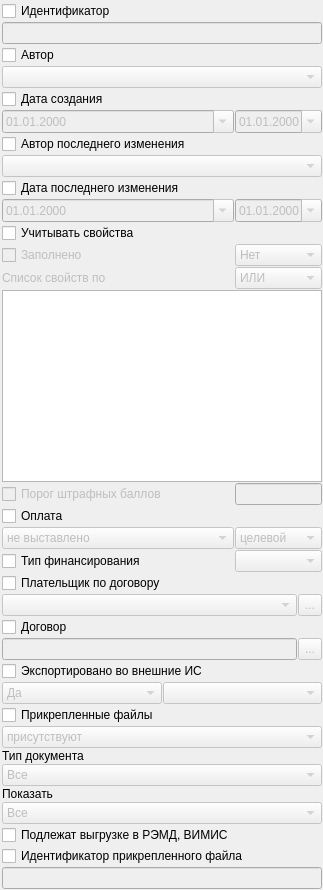
                <widget class="QWidget" name="scrollAreaWidgetContents_6">
                 <property name="geometry">
                  <rect>
                   <x>0</x>
                   <y>0</y>
                   <width>296</width>
                   <height>816</height>
                  </rect>
                 </property>
                 <layout class="QGridLayout" name="gridLayout_24">
                  <property name="leftMargin">
                   <number>2</number>
                  </property>
                  <property name="topMargin">
                   <number>1</number>
                  </property>
                  <property name="rightMargin">
                   <number>1</number>
                  </property>
                  <property name="bottomMargin">
                   <number>1</number>
                  </property>
                  <property name="spacing">
                   <number>1</number>
                  </property>
                  <item row="17" column="0">
                   <widget class="QComboBox" name="cmpFilterActionPayStatusCode">
                    <property name="enabled">
                     <bool>false</bool>
                    </property>
                    <property name="sizePolicy">
                     <sizepolicy hsizetype="Ignored" vsizetype="Fixed">
                      <horstretch>0</horstretch>
                      <verstretch>0</verstretch>
                     </sizepolicy>
                    </property>
                    <item>
                     <property name="text">
                      <string>не выставлено</string>
                     </property>
                    </item>
                    <item>
                     <property name="text">
                      <string>выставлено</string>
                     </property>
                    </item>
                    <item>
                     <property name="text">
                      <string>отказано</string>
                     </property>
                    </item>
                    <item>
                     <property name="text">
                      <string>оплачено</string>
                     </property>
                    </item>
                   </widget>
                  </item>
                  <item row="17" column="1" colspan="2">
                   <widget class="QComboBox" name="cmbFilterActionPayStatusFinance">
                    <property name="enabled">
                     <bool>false</bool>
                    </property>
                    <property name="sizePolicy">
                     <sizepolicy hsizetype="Ignored" vsizetype="Fixed">
                      <horstretch>0</horstretch>
                      <verstretch>0</verstretch>
                     </sizepolicy>
                    </property>
                    <item>
                     <property name="text">
                      <string>целевой</string>
                     </property>
                    </item>
                    <item>
                     <property name="text">
                      <string>платный</string>
                     </property>
                    </item>
                    <item>
                     <property name="text">
                      <string>ДМС</string>
                     </property>
                    </item>
                    <item>
                     <property name="text">
                      <string>ОМС</string>
                     </property>
                    </item>
                    <item>
                     <property name="text">
                      <string>бюджет</string>
                     </property>
                    </item>
                   </widget>
                  </item>
                  <item row="18" column="0">
                   <widget class="QCheckBox" name="chkFilterActionFinance">
                    <property name="text">
                     <string>Тип финансирования</string>
                    </property>
                   </widget>
                  </item>
                  <item row="16" column="0" colspan="2">
                   <widget class="QCheckBox" name="chkFilterActionPayStatus">
                    <property name="text">
                     <string>Оплата</string>
                    </property>
                   </widget>
                  </item>
                  <item row="1" column="0" colspan="3">
                   <widget class="QLineEdit" name="edtFilterActionId">
                    <property name="enabled">
                     <bool>false</bool>
                    </property>
                    <property name="maxLength">
                     <number>32767</number>
                    </property>
                   </widget>
                  </item>
                  <item row="19" column="0" colspan="3">
                   <widget class="QCheckBox" name="chkFilterActionPayer">
                    <property name="text">
                     <string>Плательщик по договору</string>
                    </property>
                   </widget>
                  </item>
                  <item row="2" column="0" colspan="2">
                   <widget class="QCheckBox" name="chkFilterActionCreatePerson">
                    <property name="text">
                     <string>Автор</string>
                    </property>
                   </widget>
                  </item>
                  <item row="18" column="1" colspan="2">
                   <widget class="CRBComboBox" name="cmbFilterActionFinance">
                    <property name="enabled">
                     <bool>false</bool>
                    </property>
                   </widget>
                  </item>
                  <item row="20" column="0" colspan="2">
                   <widget class="COrgComboBox" name="cmbFilterActionPayer">
                    <property name="enabled">
                     <bool>false</bool>
                    </property>
                   </widget>
                  </item>
                  <item row="10" column="0" colspan="3">
                   <widget class="QCheckBox" name="chkTakeIntoAccountProperty">
                    <property name="text">
                     <string>Учитывать свойства</string>
                    </property>
                   </widget>
                  </item>
                  <item row="7" column="0" colspan="3">
                   <widget class="CPersonComboBoxEx" name="cmbFilterActionModifyPerson">
                    <property name="enabled">
                     <bool>false</bool>
                    </property>
                   </widget>
                  </item>
                  <item row="6" column="0" colspan="3">
                   <widget class="QCheckBox" name="chkFilterActionModifyPerson">
                    <property name="text">
                     <string>Автор последнего изменения</string>
                    </property>
                   </widget>
                  </item>
                  <item row="5" column="0">
                   <widget class="CDateEdit" name="edtFilterActionBegCreateDate">
                    <property name="enabled">
                     <bool>false</bool>
                    </property>
                    <property name="sizePolicy">
                     <sizepolicy hsizetype="Ignored" vsizetype="Ignored">
                      <horstretch>0</horstretch>
                      <verstretch>0</verstretch>
                     </sizepolicy>
                    </property>
                    <property name="minimumSize">
                     <size>
                      <width>0</width>
                      <height>0</height>
                     </size>
                    </property>
                    <property name="maximumSize">
                     <size>
                      <width>16777215</width>
                      <height>16777215</height>
                     </size>
                    </property>
                    <property name="displayFormat">
                     <string notr="true">dd.MM.yyyy</string>
                    </property>
                    <property name="calendarPopup">
                     <bool>true</bool>
                    </property>
                   </widget>
                  </item>
                  <item row="4" column="0" colspan="2">
                   <widget class="QCheckBox" name="chkFilterActionCreateDate">
                    <property name="text">
                     <string>Дата создания</string>
                    </property>
                   </widget>
                  </item>
                  <item row="8" column="0" colspan="2">
                   <widget class="QCheckBox" name="chkFilterActionModifyDate">
                    <property name="text">
                     <string>Дата последнего изменения</string>
                    </property>
                   </widget>
                  </item>
                  <item row="0" column="0">
                   <widget class="QCheckBox" name="chkFilterActionId">
                    <property name="text">
                     <string>Идентификатор</string>
                    </property>
                   </widget>
                  </item>
                  <item row="9" column="1" colspan="2">
                   <widget class="CDateEdit" name="edtFilterActionEndModifyDate">
                    <property name="enabled">
                     <bool>false</bool>
                    </property>
                    <property name="minimumSize">
                     <size>
                      <width>0</width>
                      <height>0</height>
                     </size>
                    </property>
                    <property name="maximumSize">
                     <size>
                      <width>16777215</width>
                      <height>16777215</height>
                     </size>
                    </property>
                    <property name="displayFormat">
                     <string notr="true">dd.MM.yyyy</string>
                    </property>
                    <property name="calendarPopup">
                     <bool>true</bool>
                    </property>
                   </widget>
                  </item>
                  <item row="11" column="0">
                   <widget class="QCheckBox" name="chkFilledProperty">
                    <property name="enabled">
                     <bool>false</bool>
                    </property>
                    <property name="text">
                     <string>Заполнено</string>
                    </property>
                   </widget>
                  </item>
                  <item row="5" column="1" colspan="2">
                   <widget class="CDateEdit" name="edtFilterActionEndCreateDate">
                    <property name="enabled">
                     <bool>false</bool>
                    </property>
                    <property name="minimumSize">
                     <size>
                      <width>0</width>
                      <height>0</height>
                     </size>
                    </property>
                    <property name="maximumSize">
                     <size>
                      <width>16777215</width>
                      <height>16777215</height>
                     </size>
                    </property>
                    <property name="displayFormat">
                     <string notr="true">dd.MM.yyyy</string>
                    </property>
                    <property name="calendarPopup">
                     <bool>true</bool>
                    </property>
                   </widget>
                  </item>
                  <item row="11" column="1" colspan="2">
                   <widget class="QComboBox" name="cmbFilledProperty">
                    <property name="enabled">
                     <bool>false</bool>
                    </property>
                    <property name="sizePolicy">
                     <sizepolicy hsizetype="Ignored" vsizetype="Fixed">
                      <horstretch>0</horstretch>
                      <verstretch>0</verstretch>
                     </sizepolicy>
                    </property>
                    <item>
                     <property name="text">
                      <string>Нет</string>
                     </property>
                    </item>
                    <item>
                     <property name="text">
                      <string>Да</string>
                     </property>
                    </item>
                    <item>
                     <property name="text">
                      <string>по значению</string>
                     </property>
                    </item>
                   </widget>
                  </item>
                  <item row="12" column="1" colspan="2">
                   <widget class="QComboBox" name="cmbListPropertyCond">
                    <property name="enabled">
                     <bool>false</bool>
                    </property>
                    <property name="sizePolicy">
                     <sizepolicy hsizetype="Ignored" vsizetype="Fixed">
                      <horstretch>0</horstretch>
                      <verstretch>0</verstretch>
                     </sizepolicy>
                    </property>
                    <item>
                     <property name="text">
                      <string>ИЛИ</string>
                     </property>
                    </item>
                    <item>
                     <property name="text">
                      <string>И</string>
                     </property>
                    </item>
                   </widget>
                  </item>
                  <item row="14" column="0" colspan="3">
                   <widget class="CCheckActionPropertiesTableView" name="tblListOptionActionProperty">
                    <property name="sizePolicy">
                     <sizepolicy hsizetype="Expanding" vsizetype="Minimum">
                      <horstretch>0</horstretch>
                      <verstretch>0</verstretch>
                     </sizepolicy>
                    </property>
                   </widget>
                  </item>
                  <item row="3" column="0" colspan="3">
                   <widget class="CPersonComboBoxEx" name="cmbFilterActionCreatePerson">
                    <property name="enabled">
                     <bool>false</bool>
                    </property>
                   </widget>
                  </item>
                  <item row="12" column="0">
                   <widget class="QLabel" name="lblListProperty">
                    <property name="enabled">
                     <bool>false</bool>
                    </property>
                    <property name="text">
                     <string>Список свойств по</string>
                    </property>
                   </widget>
                  </item>
                  <item row="15" column="1" colspan="2">
                   <widget class="QLineEdit" name="edtThresholdPenaltyGrade">
                    <property name="enabled">
                     <bool>false</bool>
                    </property>
                    <property name="maxLength">
                     <number>3</number>
                    </property>
                   </widget>
                  </item>
                  <item row="9" column="0">
                   <widget class="CDateEdit" name="edtFilterActionBegModifyDate">
                    <property name="enabled">
                     <bool>false</bool>
                    </property>
                    <property name="sizePolicy">
                     <sizepolicy hsizetype="Ignored" vsizetype="Ignored">
                      <horstretch>0</horstretch>
                      <verstretch>0</verstretch>
                     </sizepolicy>
                    </property>
                    <property name="minimumSize">
                     <size>
                      <width>0</width>
                      <height>0</height>
                     </size>
                    </property>
                    <property name="maximumSize">
                     <size>
                      <width>16777215</width>
                      <height>16777215</height>
                     </size>
                    </property>
                    <property name="displayFormat">
                     <string notr="true">dd.MM.yyyy</string>
                    </property>
                    <property name="calendarPopup">
                     <bool>true</bool>
                    </property>
                   </widget>
                  </item>
                  <item row="15" column="0">
                   <widget class="QCheckBox" name="chkThresholdPenaltyGrade">
                    <property name="enabled">
                     <bool>false</bool>
                    </property>
                    <property name="text">
                     <string>Порог штрафных баллов</string>
                    </property>
                   </widget>
                  </item>
                  <item row="20" column="2">
                   <widget class="QToolButton" name="btnFilterActionSelectPayer">
                    <property name="enabled">
                     <bool>false</bool>
                    </property>
                    <property name="sizePolicy">
                     <sizepolicy hsizetype="Fixed" vsizetype="Ignored">
                      <horstretch>0</horstretch>
                      <verstretch>0</verstretch>
                     </sizepolicy>
                    </property>
                    <property name="text">
                     <string>...</string>
                    </property>
                   </widget>
                  </item>
                  <item row="40" column="0" colspan="2">
                   <spacer>
                    <property name="orientation">
                     <enum>Qt::Vertical</enum>
                    </property>
                    <property name="sizeHint" stdset="0">
                     <size>
                      <width>84</width>
                      <height>181</height>
                     </size>
                    </property>
                   </spacer>
                  </item>
                  <item row="23" column="2">
                   <widget class="QToolButton" name="btnFilterActionContract">
                    <property name="enabled">
                     <bool>false</bool>
                    </property>
                    <property name="sizePolicy">
                     <sizepolicy hsizetype="Fixed" vsizetype="Ignored">
                      <horstretch>0</horstretch>
                      <verstretch>0</verstretch>
                     </sizepolicy>
                    </property>
                    <property name="text">
                     <string>...</string>
                    </property>
                   </widget>
                  </item>
                  <item row="23" column="0" colspan="2">
                   <widget class="QLineEdit" name="edtFilterActionContract">
                    <property name="enabled">
                     <bool>false</bool>
                    </property>
                    <property name="readOnly">
                     <bool>true</bool>
                    </property>
                   </widget>
                  </item>
                  <item row="21" column="0">
                   <widget class="QCheckBox" name="chkFilterActionContract">
                    <property name="text">
                     <string>Договор</string>
                    </property>
                   </widget>
                  </item>
                  <item row="24" column="0" colspan="3">
                   <widget class="QCheckBox" name="chkFilterActionExport">
                    <property name="text">
                     <string>Экспортировано во внешние ИС</string>
                    </property>
                   </widget>
                  </item>
                  <item row="39" column="0" colspan="3">
                   <widget class="QLineEdit" name="edtFilterActionFileAttachId">
                    <property name="enabled">
                     <bool>false</bool>
                    </property>
                    <property name="sizePolicy">
                     <sizepolicy hsizetype="Expanding" vsizetype="Fixed">
                      <horstretch>0</horstretch>
                      <verstretch>0</verstretch>
                     </sizepolicy>
                    </property>
                   </widget>
                  </item>
                  <item row="25" column="0" colspan="3">
                   <layout class="QGridLayout" name="gridLayout_50">
                    <item row="0" column="1">
                     <widget class="CRBComboBox" name="cmbFilterActionExportSystem">
                      <property name="enabled">
                       <bool>false</bool>
                      </property>
                     </widget>
                    </item>
                    <item row="0" column="0">
                     <widget class="QComboBox" name="cmbFilterActionExportStatus">
                      <property name="enabled">
                       <bool>false</bool>
                      </property>
                      <property name="sizePolicy">
                       <sizepolicy hsizetype="Ignored" vsizetype="Fixed">
                        <horstretch>0</horstretch>
                        <verstretch>0</verstretch>
                       </sizepolicy>
                      </property>
                      <item>
                       <property name="text">
                        <string>Да</string>
                       </property>
                      </item>
                      <item>
                       <property name="text">
                        <string>Нет</string>
                       </property>
                      </item>
                     </widget>
                    </item>
                   </layout>
                  </item>
                  <item row="26" column="0">
                   <widget class="QCheckBox" name="chkFilterActionAttachedFiles">
                    <property name="text">
                     <string>Прикрепленные файлы</string>
                    </property>
                   </widget>
                  </item>
                  <item row="33" column="0">
                   <widget class="QLabel" name="lblActionSigned">
                    <property name="text">
                     <string>Показать</string>
                    </property>
                   </widget>
                  </item>
                  <item row="35" column="0" colspan="3">
                   <widget class="QComboBox" name="cmbFilterActionSigned">
                    <property name="enabled">
                     <bool>false</bool>
                    </property>
                    <property name="sizePolicy">
                     <sizepolicy hsizetype="Minimum" vsizetype="Fixed">
                      <horstretch>0</horstretch>
                      <verstretch>0</verstretch>
                     </sizepolicy>
                    </property>
                    <item>
                     <property name="text">
                      <string>Все</string>
                     </property>
                    </item>
                    <item>
                     <property name="text">
                      <string>Не подписанные врачом</string>
                     </property>
                    </item>
                    <item>
                     <property name="text">
                      <string>Не подписанные МО</string>
                     </property>
                    </item>
                    <item>
                     <property name="text">
                      <string>Подписанные МО</string>
                     </property>
                    </item>
                    <item>
                     <property name="text">
                      <string>Подписанные врачом без подписи МО</string>
                     </property>
                    </item>
                    <item>
                     <property name="text">
                      <string>Все подписанные</string>
                     </property>
                    </item>
                    <item>
                     <property name="text">
                      <string>Все подписанные врачом</string>
                     </property>
                    </item>
                   </widget>
                  </item>
                  <item row="28" column="0" colspan="3">
                   <widget class="QComboBox" name="cmbFilterActionAttachedFiles">
                    <property name="enabled">
                     <bool>false</bool>
                    </property>
                    <property name="sizePolicy">
                     <sizepolicy hsizetype="Expanding" vsizetype="Fixed">
                      <horstretch>0</horstretch>
                      <verstretch>0</verstretch>
                     </sizepolicy>
                    </property>
                    <item>
                     <property name="text">
                      <string>присутствуют</string>
                     </property>
                    </item>
                    <item>
                     <property name="text">
                      <string>отсутствуют</string>
                     </property>
                    </item>
                   </widget>
                  </item>
                  <item row="31" column="0" colspan="3">
                   <widget class="QComboBox" name="cmbFilterActionTypeDoc">
                    <property name="enabled">
                     <bool>false</bool>
                    </property>
                    <property name="sizePolicy">
                     <sizepolicy hsizetype="Expanding" vsizetype="Fixed">
                      <horstretch>0</horstretch>
                      <verstretch>0</verstretch>
                     </sizepolicy>
                    </property>
                    <item>
                     <property name="text">
                      <string>Все</string>
                     </property>
                    </item>
                    <item>
                     <property name="text">
                      <string>Есть xml</string>
                     </property>
                    </item>
                    <item>
                     <property name="text">
                      <string>Есть только pdf</string>
                     </property>
                    </item>
                   </widget>
                  </item>
                  <item row="30" column="0">
                   <widget class="QLabel" name="lblActionTypeDoc">
                    <property name="text">
                     <string>Тип документа</string>
                    </property>
                   </widget>
                  </item>
                  <item row="37" column="0" colspan="2">
                   <widget class="QCheckBox" name="chkFilterActionFileAttachId">
                    <property name="text">
                     <string>Идентификатор прикрепленного файла</string>
                    </property>
                   </widget>
                  </item>
                  <item row="36" column="0">
                   <widget class="QCheckBox" name="chkFilterActionExportSuitable">
                    <property name="text">
                     <string>Подлежат выгрузке в РЭМД, ВИМИС</string>
                    </property>
                   </widget>
                  </item>
                 </layout>
                </widget>
